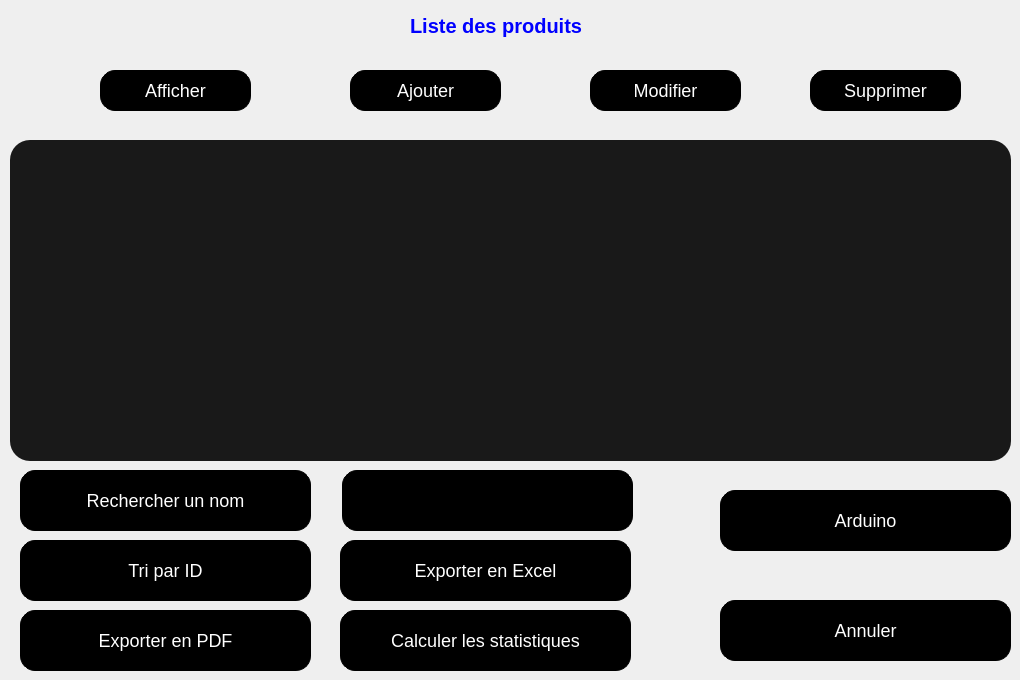
    <widget class="QWidget" name="produit_afficher">
     <property name="autoFillBackground">
      <bool>false</bool>
     </property>
     <property name="styleSheet">
      <string notr="true">#affichage_supprimer,#affichage_afficher,#affichage_ajouter,#affichage_modifier,#pushButton_recherche,#pushButton_tri,#pushButton_pdf,#pushButton_excel,#pushButton_statistiques,#pushButton_annuler_2,#lineEdit_rechercheNom,#icon,#pushButton_arduino{
background-color :  #000000; 



   border: 1px solid black;
    border-radius: 15px;
    color: white; 
    font-size: 18px;
}
</string>
     </property>
     <widget class="QPushButton" name="affichage_afficher">
      <property name="geometry">
       <rect>
        <x>100</x>
        <y>70</y>
        <width>151</width>
        <height>41</height>
       </rect>
      </property>
      <property name="text">
       <string>Afficher</string>
      </property>
     </widget>
     <widget class="QPushButton" name="affichage_modifier">
      <property name="geometry">
       <rect>
        <x>590</x>
        <y>70</y>
        <width>151</width>
        <height>41</height>
       </rect>
      </property>
      <property name="text">
       <string>Modifier</string>
      </property>
     </widget>
     <widget class="QPushButton" name="icon">
      <property name="geometry">
       <rect>
        <x>570</x>
        <y>480</y>
        <width>61</width>
        <height>41</height>
       </rect>
      </property>
      <property name="text">
       <string/>
      </property>
      <property name="icon">
       <iconset>
        <normaloff>C:/Users/marie/Downloads/search.svg</normaloff>C:/Users/marie/Downloads/search.svg</iconset>
      </property>
      <property name="iconSize">
       <size>
        <width>30</width>
        <height>30</height>
       </size>
      </property>
     </widget>
     <widget class="QPushButton" name="affichage_ajouter">
      <property name="geometry">
       <rect>
        <x>350</x>
        <y>70</y>
        <width>151</width>
        <height>41</height>
       </rect>
      </property>
      <property name="palette">
       <palette>
        <active>
         <colorrole role="WindowText">
          <brush brushstyle="SolidPattern">
           <color alpha="255">
            <red>255</red>
            <green>255</green>
            <blue>255</blue>
           </color>
          </brush>
         </colorrole>
         <colorrole role="Button">
          <brush brushstyle="SolidPattern">
           <color alpha="255">
            <red>0</red>
            <green>0</green>
            <blue>0</blue>
           </color>
          </brush>
         </colorrole>
         <colorrole role="Text">
          <brush brushstyle="SolidPattern">
           <color alpha="255">
            <red>255</red>
            <green>255</green>
            <blue>255</blue>
           </color>
          </brush>
         </colorrole>
         <colorrole role="ButtonText">
          <brush brushstyle="SolidPattern">
           <color alpha="255">
            <red>255</red>
            <green>255</green>
            <blue>255</blue>
           </color>
          </brush>
         </colorrole>
         <colorrole role="Base">
          <brush brushstyle="SolidPattern">
           <color alpha="255">
            <red>0</red>
            <green>0</green>
            <blue>0</blue>
           </color>
          </brush>
         </colorrole>
         <colorrole role="Window">
          <brush brushstyle="SolidPattern">
           <color alpha="255">
            <red>0</red>
            <green>0</green>
            <blue>0</blue>
           </color>
          </brush>
         </colorrole>
         <colorrole role="PlaceholderText">
          <brush brushstyle="NoBrush">
           <color alpha="128">
            <red>255</red>
            <green>255</green>
            <blue>255</blue>
           </color>
          </brush>
         </colorrole>
        </active>
        <inactive>
         <colorrole role="WindowText">
          <brush brushstyle="SolidPattern">
           <color alpha="255">
            <red>255</red>
            <green>255</green>
            <blue>255</blue>
           </color>
          </brush>
         </colorrole>
         <colorrole role="Button">
          <brush brushstyle="SolidPattern">
           <color alpha="255">
            <red>0</red>
            <green>0</green>
            <blue>0</blue>
           </color>
          </brush>
         </colorrole>
         <colorrole role="Text">
          <brush brushstyle="SolidPattern">
           <color alpha="255">
            <red>255</red>
            <green>255</green>
            <blue>255</blue>
           </color>
          </brush>
         </colorrole>
         <colorrole role="ButtonText">
          <brush brushstyle="SolidPattern">
           <color alpha="255">
            <red>255</red>
            <green>255</green>
            <blue>255</blue>
           </color>
          </brush>
         </colorrole>
         <colorrole role="Base">
          <brush brushstyle="SolidPattern">
           <color alpha="255">
            <red>0</red>
            <green>0</green>
            <blue>0</blue>
           </color>
          </brush>
         </colorrole>
         <colorrole role="Window">
          <brush brushstyle="SolidPattern">
           <color alpha="255">
            <red>0</red>
            <green>0</green>
            <blue>0</blue>
           </color>
          </brush>
         </colorrole>
         <colorrole role="PlaceholderText">
          <brush brushstyle="NoBrush">
           <color alpha="128">
            <red>255</red>
            <green>255</green>
            <blue>255</blue>
           </color>
          </brush>
         </colorrole>
        </inactive>
        <disabled>
         <colorrole role="WindowText">
          <brush brushstyle="SolidPattern">
           <color alpha="255">
            <red>255</red>
            <green>255</green>
            <blue>255</blue>
           </color>
          </brush>
         </colorrole>
         <colorrole role="Button">
          <brush brushstyle="SolidPattern">
           <color alpha="255">
            <red>0</red>
            <green>0</green>
            <blue>0</blue>
           </color>
          </brush>
         </colorrole>
         <colorrole role="Text">
          <brush brushstyle="SolidPattern">
           <color alpha="255">
            <red>255</red>
            <green>255</green>
            <blue>255</blue>
           </color>
          </brush>
         </colorrole>
         <colorrole role="ButtonText">
          <brush brushstyle="SolidPattern">
           <color alpha="255">
            <red>255</red>
            <green>255</green>
            <blue>255</blue>
           </color>
          </brush>
         </colorrole>
         <colorrole role="Base">
          <brush brushstyle="SolidPattern">
           <color alpha="255">
            <red>0</red>
            <green>0</green>
            <blue>0</blue>
           </color>
          </brush>
         </colorrole>
         <colorrole role="Window">
          <brush brushstyle="SolidPattern">
           <color alpha="255">
            <red>0</red>
            <green>0</green>
            <blue>0</blue>
           </color>
          </brush>
         </colorrole>
         <colorrole role="PlaceholderText">
          <brush brushstyle="NoBrush">
           <color alpha="128">
            <red>255</red>
            <green>255</green>
            <blue>255</blue>
           </color>
          </brush>
         </colorrole>
        </disabled>
       </palette>
      </property>
      <property name="text">
       <string>Ajouter</string>
      </property>
      <property name="autoExclusive">
       <bool>false</bool>
      </property>
     </widget>
     <widget class="QPushButton" name="affichage_supprimer">
      <property name="geometry">
       <rect>
        <x>810</x>
        <y>70</y>
        <width>151</width>
        <height>41</height>
       </rect>
      </property>
      <property name="text">
       <string>Supprimer</string>
      </property>
     </widget>
     <widget class="QLineEdit" name="lineEdit_rechercheNom">
      <property name="geometry">
       <rect>
        <x>342</x>
        <y>470</y>
        <width>291</width>
        <height>61</height>
       </rect>
      </property>
     </widget>
     <widget class="QPushButton" name="pushButton_pdf">
      <property name="geometry">
       <rect>
        <x>20</x>
        <y>610</y>
        <width>291</width>
        <height>61</height>
       </rect>
      </property>
      <property name="text">
       <string>Exporter en PDF</string>
      </property>
     </widget>
     <widget class="QPushButton" name="pushButton_tri">
      <property name="geometry">
       <rect>
        <x>20</x>
        <y>540</y>
        <width>291</width>
        <height>61</height>
       </rect>
      </property>
      <property name="palette">
       <palette>
        <active>
         <colorrole role="WindowText">
          <brush brushstyle="SolidPattern">
           <color alpha="255">
            <red>255</red>
            <green>255</green>
            <blue>255</blue>
           </color>
          </brush>
         </colorrole>
         <colorrole role="Button">
          <brush brushstyle="SolidPattern">
           <color alpha="255">
            <red>0</red>
            <green>0</green>
            <blue>0</blue>
           </color>
          </brush>
         </colorrole>
         <colorrole role="Text">
          <brush brushstyle="SolidPattern">
           <color alpha="255">
            <red>255</red>
            <green>255</green>
            <blue>255</blue>
           </color>
          </brush>
         </colorrole>
         <colorrole role="ButtonText">
          <brush brushstyle="SolidPattern">
           <color alpha="255">
            <red>255</red>
            <green>255</green>
            <blue>255</blue>
           </color>
          </brush>
         </colorrole>
         <colorrole role="Base">
          <brush brushstyle="SolidPattern">
           <color alpha="255">
            <red>0</red>
            <green>0</green>
            <blue>0</blue>
           </color>
          </brush>
         </colorrole>
         <colorrole role="Window">
          <brush brushstyle="SolidPattern">
           <color alpha="255">
            <red>0</red>
            <green>0</green>
            <blue>0</blue>
           </color>
          </brush>
         </colorrole>
         <colorrole role="PlaceholderText">
          <brush brushstyle="NoBrush">
           <color alpha="128">
            <red>255</red>
            <green>255</green>
            <blue>255</blue>
           </color>
          </brush>
         </colorrole>
        </active>
        <inactive>
         <colorrole role="WindowText">
          <brush brushstyle="SolidPattern">
           <color alpha="255">
            <red>255</red>
            <green>255</green>
            <blue>255</blue>
           </color>
          </brush>
         </colorrole>
         <colorrole role="Button">
          <brush brushstyle="SolidPattern">
           <color alpha="255">
            <red>0</red>
            <green>0</green>
            <blue>0</blue>
           </color>
          </brush>
         </colorrole>
         <colorrole role="Text">
          <brush brushstyle="SolidPattern">
           <color alpha="255">
            <red>255</red>
            <green>255</green>
            <blue>255</blue>
           </color>
          </brush>
         </colorrole>
         <colorrole role="ButtonText">
          <brush brushstyle="SolidPattern">
           <color alpha="255">
            <red>255</red>
            <green>255</green>
            <blue>255</blue>
           </color>
          </brush>
         </colorrole>
         <colorrole role="Base">
          <brush brushstyle="SolidPattern">
           <color alpha="255">
            <red>0</red>
            <green>0</green>
            <blue>0</blue>
           </color>
          </brush>
         </colorrole>
         <colorrole role="Window">
          <brush brushstyle="SolidPattern">
           <color alpha="255">
            <red>0</red>
            <green>0</green>
            <blue>0</blue>
           </color>
          </brush>
         </colorrole>
         <colorrole role="PlaceholderText">
          <brush brushstyle="NoBrush">
           <color alpha="128">
            <red>255</red>
            <green>255</green>
            <blue>255</blue>
           </color>
          </brush>
         </colorrole>
        </inactive>
        <disabled>
         <colorrole role="WindowText">
          <brush brushstyle="SolidPattern">
           <color alpha="255">
            <red>255</red>
            <green>255</green>
            <blue>255</blue>
           </color>
          </brush>
         </colorrole>
         <colorrole role="Button">
          <brush brushstyle="SolidPattern">
           <color alpha="255">
            <red>0</red>
            <green>0</green>
            <blue>0</blue>
           </color>
          </brush>
         </colorrole>
         <colorrole role="Text">
          <brush brushstyle="SolidPattern">
           <color alpha="255">
            <red>255</red>
            <green>255</green>
            <blue>255</blue>
           </color>
          </brush>
         </colorrole>
         <colorrole role="ButtonText">
          <brush brushstyle="SolidPattern">
           <color alpha="255">
            <red>255</red>
            <green>255</green>
            <blue>255</blue>
           </color>
          </brush>
         </colorrole>
         <colorrole role="Base">
          <brush brushstyle="SolidPattern">
           <color alpha="255">
            <red>0</red>
            <green>0</green>
            <blue>0</blue>
           </color>
          </brush>
         </colorrole>
         <colorrole role="Window">
          <brush brushstyle="SolidPattern">
           <color alpha="255">
            <red>0</red>
            <green>0</green>
            <blue>0</blue>
           </color>
          </brush>
         </colorrole>
         <colorrole role="PlaceholderText">
          <brush brushstyle="NoBrush">
           <color alpha="128">
            <red>255</red>
            <green>255</green>
            <blue>255</blue>
           </color>
          </brush>
         </colorrole>
        </disabled>
       </palette>
      </property>
      <property name="text">
       <string>Tri par ID</string>
      </property>
      <property name="autoExclusive">
       <bool>false</bool>
      </property>
     </widget>
     <widget class="QPushButton" name="pushButton_excel">
      <property name="geometry">
       <rect>
        <x>340</x>
        <y>540</y>
        <width>291</width>
        <height>61</height>
       </rect>
      </property>
      <property name="text">
       <string>Exporter en Excel</string>
      </property>
     </widget>
     <widget class="QPushButton" name="pushButton_recherche">
      <property name="geometry">
       <rect>
        <x>20</x>
        <y>470</y>
        <width>291</width>
        <height>61</height>
       </rect>
      </property>
      <property name="text">
       <string>Rechercher un nom</string>
      </property>
     </widget>
     <widget class="QPushButton" name="pushButton_annuler_2">
      <property name="geometry">
       <rect>
        <x>720</x>
        <y>600</y>
        <width>291</width>
        <height>61</height>
       </rect>
      </property>
      <property name="text">
       <string>Annuler</string>
      </property>
     </widget>
     <widget class="QLabel" name="appHeader_6">
      <property name="geometry">
       <rect>
        <x>410</x>
        <y>0</y>
        <width>241</width>
        <height>51</height>
       </rect>
      </property>
      <property name="font">
       <font>
        <pointsize>15</pointsize>
        <weight>75</weight>
        <bold>true</bold>
       </font>
      </property>
      <property name="styleSheet">
       <string notr="true">color:#0000FF;</string>
      </property>
      <property name="text">
       <string>Liste des produits</string>
      </property>
     </widget>
     <widget class="QTableView" name="tableView_affichage">
      <property name="geometry">
       <rect>
        <x>10</x>
        <y>140</y>
        <width>1001</width>
        <height>321</height>
       </rect>
      </property>
      <property name="styleSheet">
       <string notr="true">background-color : #191919;
border-radius : 20px;</string>
      </property>
     </widget>
     <widget class="QPushButton" name="pushButton_statistiques">
      <property name="geometry">
       <rect>
        <x>340</x>
        <y>610</y>
        <width>291</width>
        <height>61</height>
       </rect>
      </property>
      <property name="text">
       <string>Calculer les statistiques</string>
      </property>
     </widget>
     <widget class="QPushButton" name="pushButton_arduino">
      <property name="geometry">
       <rect>
        <x>720</x>
        <y>490</y>
        <width>291</width>
        <height>61</height>
       </rect>
      </property>
      <property name="text">
       <string>Arduino</string>
      </property>
     </widget>
    </widget>
